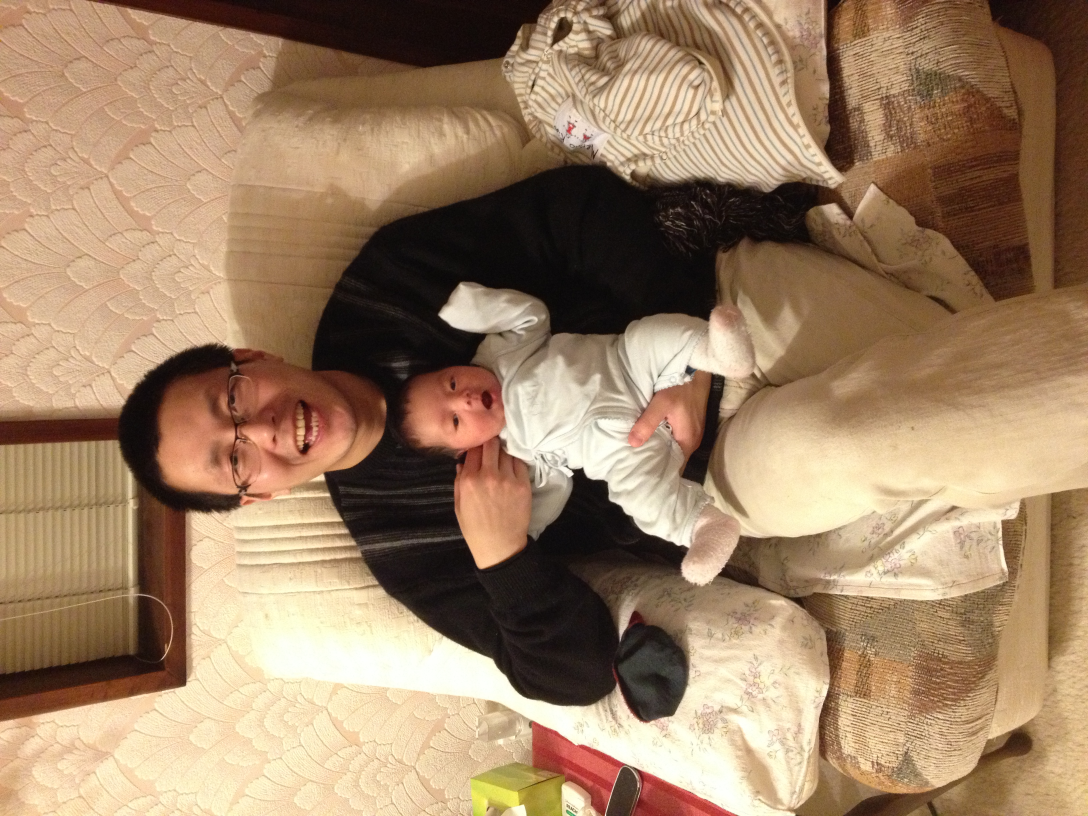
#> input picture img/0778537D-A6C8-4721-A9AB-5C70DDAA7C99.JPG, 3264 x 2448 px (shown at 1/3 size); its folder holds 4 pictures in this run
$ python generate.py
#> lines starting #> are read from the running program, lines starting #| are printed output that depends on the picture
import os
from PIL import Image
from datetime import datetime
import json
from jinja2 import Template

# The EXIF tag that holds orientation data.
EXIF_ORIENTATION_TAG = 274

# Obviously the only ones to process are 3, 6 and 8.
# All are documented here for thoroughness.
ORIENTATIONS = {
    1: ("Normal", 0),
    2: ("Mirrored left-to-right", 0),
    3: ("Rotated 180 degrees", 180),
    4: ("Mirrored top-to-bottom", 0),
    5: ("Mirrored along top-left diagonal", 0),
    6: ("Rotated 90 degrees", 270),
    7: ("Mirrored along top-right diagonal", 0),
    8: ("Rotated 270 degrees", 90)
}

def get_rotate_degree(exif):
    if EXIF_ORIENTATION_TAG not in exif:
        return 0

    orientation = exif[EXIF_ORIENTATION_TAG]
    if orientation in [3,6,8]:
        return 360 - ORIENTATIONS[orientation][1]
    else:
        return 0

def get_origin_time(exif):
    if 36867 not in exif:
        return None, None
    s = exif[36867]
    return s, datetime.strptime(s, "%Y:%m:%d %H:%M:%S")


def get_float(x):
    return float(x[0]) / float(x[1])


def convert_to_degrees(value):
    d = get_float(value[0])
    m = get_float(value[1])
    s = get_float(value[2])
    return d + (m / 60.0) + (s / 3600.0)


def get_lat_lon(exif):
    try:
        gps_latitude = exif[34853][2]
        gps_latitude_ref = exif[34853][1]
        gps_longitude = exif[34853][4]
        gps_longitude_ref = exif[34853][3]

        lat = convert_to_degrees(gps_latitude)
        if gps_latitude_ref != "N":
                lat *= -1
        lon = convert_to_degrees(gps_longitude)
        if gps_longitude_ref != "E":
            lon *= -1
        return lat, lon
    except KeyError:
        return None


def get_images():
    return [(f, Image.open(os.path.join('./img', f)))
             for f in os.listdir('./img')
             if f.lower().endswith('.jpg') and os.path.isfile(os.path.join('./img', f))]
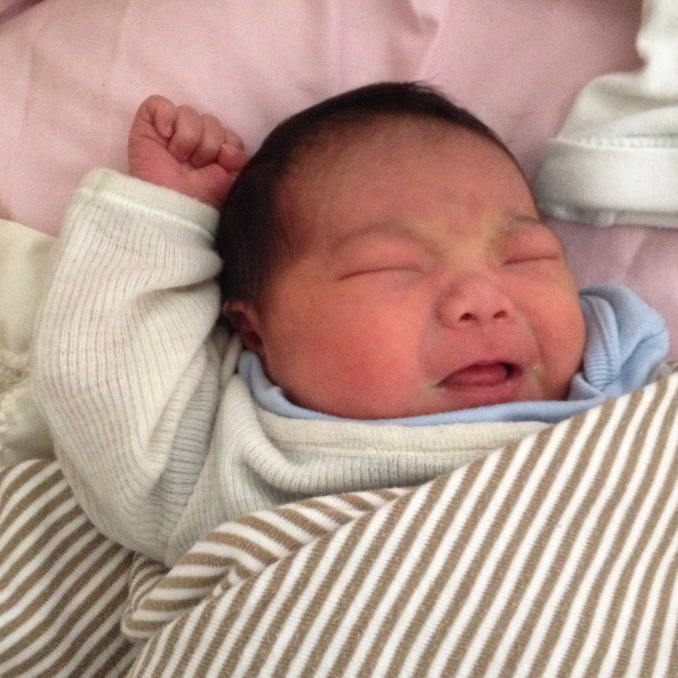
#> input picture img/11.JPG, 2032 x 2032 px (shown at 1/3 size)
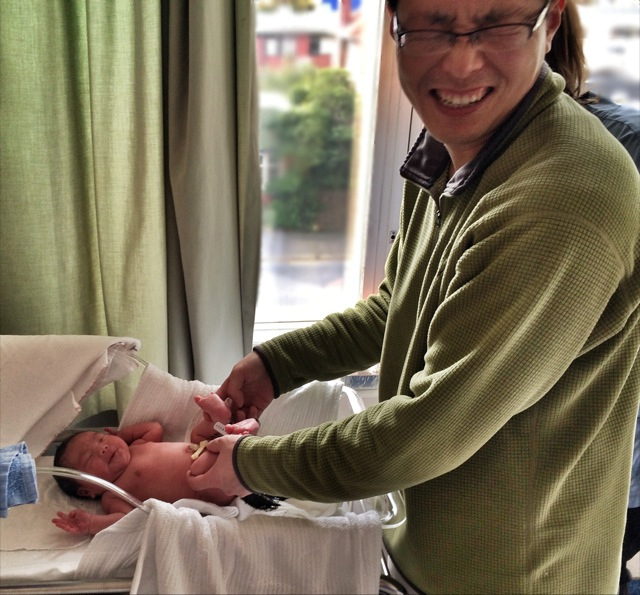
#> input picture img/12.JPG, 640 x 595 px
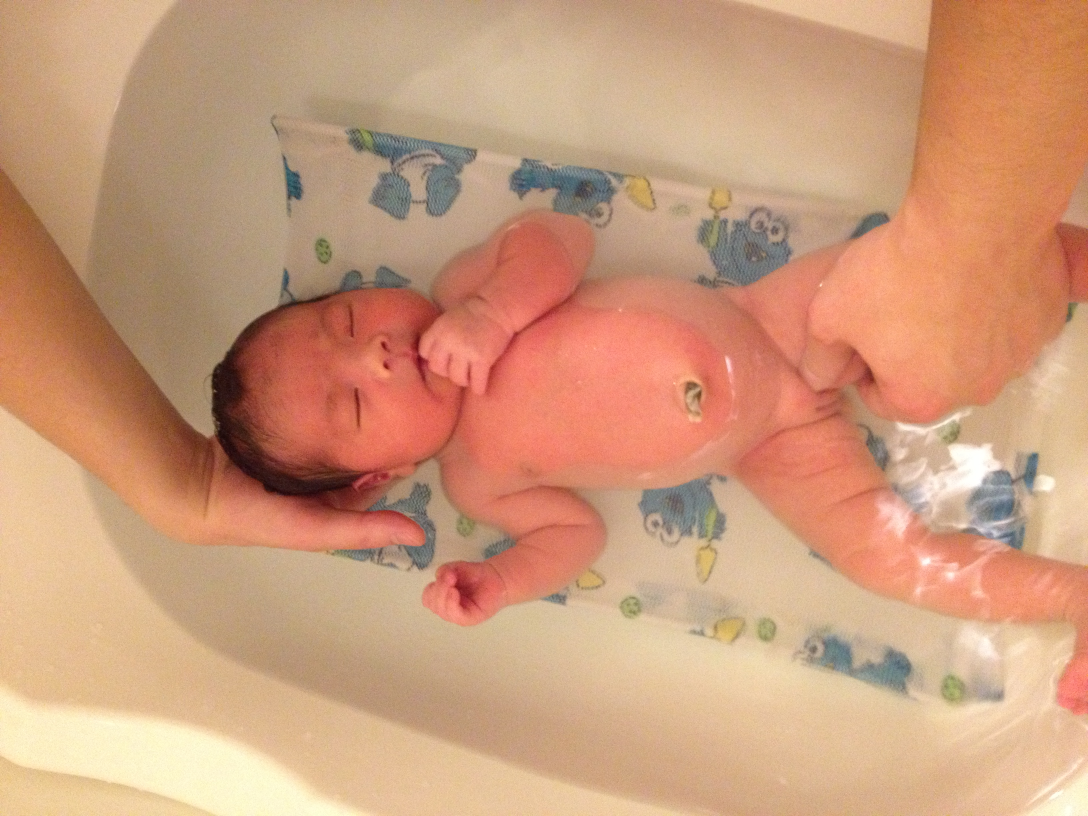
#> input picture img/13.JPG, 3264 x 2448 px (shown at 1/3 size)


if __name__ == '__main__':
    # load images from disk. Key is filename that's used in `db.images`.
    images = {}
    for (fname, im) in get_images():
        exif=im._getexif()
#> exif = 35 items
        created_at = get_origin_time(exif)[0]
#> in get_origin_time, `s = exif[36867]`: s = '2014:06:09 19:50:08'
#> created_at = '2014:06:09 19:50:08'
        images[fname] = {
            'name': fname,
            'size': im.size,
            'rotate': get_rotate_degree(exif),
            'created_at': get_origin_time(exif)[0],
            'location': json.dumps(get_lat_lon(exif))
        }
#> in get_rotate_degree, `orientation = exif[EXIF_ORIENTATION_TAG]`: orientation = 6
#> in get_lat_lon, `gps_latitude_ref = exif[34853][1]`: gps_latitude_ref = 'S'
#> in get_lat_lon, `gps_longitude_ref = exif[34853][3]`: gps_longitude_ref = 'E'
#> (the run stopped early here; a loop or call above may not have finished)
